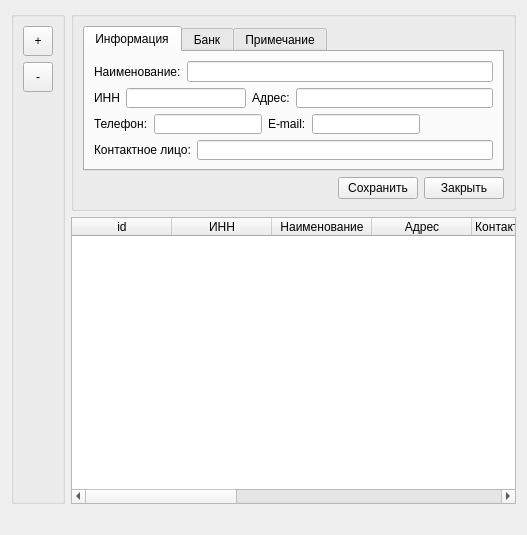
<?xml version="1.0" encoding="UTF-8"?>
<ui version="4.0">
 <class>firms</class>
 <widget class="QWidget" name="firms">
  <property name="geometry">
   <rect>
    <x>0</x>
    <y>0</y>
    <width>527</width>
    <height>535</height>
   </rect>
  </property>
  <property name="windowTitle">
   <string>Form</string>
  </property>
  <layout class="QGridLayout" name="gridLayout_6">
   <item row="0" column="1">
    <widget class="QGroupBox" name="groupBox_form">
     <property name="minimumSize">
      <size>
       <width>0</width>
       <height>200</height>
      </size>
     </property>
     <property name="maximumSize">
      <size>
       <width>16777215</width>
       <height>200</height>
      </size>
     </property>
     <property name="title">
      <string/>
     </property>
     <layout class="QGridLayout" name="gridLayout_4">
      <item row="0" column="0" colspan="3">
       <widget class="QTabWidget" name="tabWidget">
        <property name="currentIndex">
         <number>0</number>
        </property>
        <widget class="QWidget" name="tab">
         <attribute name="title">
          <string>Информация</string>
         </attribute>
         <layout class="QGridLayout" name="gridLayout">
          <item row="0" column="0">
           <layout class="QHBoxLayout" name="horizontalLayout">
            <item>
             <widget class="QLabel" name="label">
              <property name="text">
               <string>Наименование:</string>
              </property>
             </widget>
            </item>
            <item>
             <widget class="QLineEdit" name="lineEdit_name"/>
            </item>
           </layout>
          </item>
          <item row="1" column="0">
           <layout class="QHBoxLayout" name="horizontalLayout_2">
            <item>
             <widget class="QLabel" name="label_7">
              <property name="text">
               <string>ИНН</string>
              </property>
             </widget>
            </item>
            <item>
             <widget class="QLineEdit" name="lineEdit_inn">
              <property name="maximumSize">
               <size>
                <width>120</width>
                <height>16777215</height>
               </size>
              </property>
              <property name="text">
               <string/>
              </property>
             </widget>
            </item>
            <item>
             <widget class="QLabel" name="label_2">
              <property name="text">
               <string>Адрес:</string>
              </property>
             </widget>
            </item>
            <item>
             <widget class="QLineEdit" name="lineEdit_address"/>
            </item>
           </layout>
          </item>
          <item row="2" column="0">
           <layout class="QHBoxLayout" name="horizontalLayout_3">
            <item>
             <widget class="QLabel" name="label_3">
              <property name="text">
               <string>Телефон:</string>
              </property>
             </widget>
            </item>
            <item>
             <widget class="QLineEdit" name="lineEdit_phone"/>
            </item>
            <item>
             <widget class="QLabel" name="label_4">
              <property name="text">
               <string>E-mail:</string>
              </property>
             </widget>
            </item>
            <item>
             <widget class="QLineEdit" name="lineEdit_mail"/>
            </item>
            <item>
             <spacer name="horizontalSpacer">
              <property name="orientation">
               <enum>Qt::Horizontal</enum>
              </property>
              <property name="sizeHint" stdset="0">
               <size>
                <width>40</width>
                <height>20</height>
               </size>
              </property>
             </spacer>
            </item>
           </layout>
          </item>
          <item row="3" column="0">
           <layout class="QHBoxLayout" name="horizontalLayout_4">
            <item>
             <widget class="QLabel" name="label_9">
              <property name="text">
               <string>Контактное лицо:</string>
              </property>
             </widget>
            </item>
            <item>
             <widget class="QLineEdit" name="lineEdit_face"/>
            </item>
           </layout>
          </item>
         </layout>
         <zorder>label</zorder>
         <zorder>lineEdit_name</zorder>
         <zorder></zorder>
         <zorder></zorder>
         <zorder></zorder>
         <zorder></zorder>
        </widget>
        <widget class="QWidget" name="tab_2">
         <attribute name="title">
          <string>Банк</string>
         </attribute>
         <layout class="QGridLayout" name="gridLayout_2">
          <item row="0" column="0">
           <layout class="QHBoxLayout" name="horizontalLayout_6">
            <item>
             <widget class="QLabel" name="label_5">
              <property name="text">
               <string>Наименование:</string>
              </property>
             </widget>
            </item>
            <item>
             <widget class="QLineEdit" name="lineEdit_bank"/>
            </item>
           </layout>
          </item>
          <item row="1" column="0">
           <layout class="QHBoxLayout" name="horizontalLayout_8">
            <item>
             <widget class="QLabel" name="label_6">
              <property name="text">
               <string>Текущий счет:</string>
              </property>
             </widget>
            </item>
            <item>
             <widget class="QLineEdit" name="lineEdit_rs"/>
            </item>
            <item>
             <spacer name="horizontalSpacer_3">
              <property name="orientation">
               <enum>Qt::Horizontal</enum>
              </property>
              <property name="sizeHint" stdset="0">
               <size>
                <width>40</width>
                <height>20</height>
               </size>
              </property>
             </spacer>
            </item>
           </layout>
          </item>
          <item row="2" column="0">
           <layout class="QHBoxLayout" name="horizontalLayout_7">
            <item>
             <widget class="QLabel" name="label_8">
              <property name="text">
               <string>ОКПО</string>
              </property>
             </widget>
            </item>
            <item>
             <widget class="QLineEdit" name="lineEdit_okpo"/>
            </item>
            <item>
             <spacer name="horizontalSpacer_4">
              <property name="orientation">
               <enum>Qt::Horizontal</enum>
              </property>
              <property name="sizeHint" stdset="0">
               <size>
                <width>40</width>
                <height>20</height>
               </size>
              </property>
             </spacer>
            </item>
           </layout>
          </item>
          <item row="3" column="0">
           <spacer name="verticalSpacer">
            <property name="orientation">
             <enum>Qt::Vertical</enum>
            </property>
            <property name="sizeHint" stdset="0">
             <size>
              <width>20</width>
              <height>40</height>
             </size>
            </property>
           </spacer>
          </item>
         </layout>
        </widget>
        <widget class="QWidget" name="tab_3">
         <attribute name="title">
          <string>Примечание</string>
         </attribute>
         <layout class="QGridLayout" name="gridLayout_3">
          <item row="0" column="0">
           <widget class="QTextEdit" name="textEdit_note"/>
          </item>
         </layout>
        </widget>
       </widget>
      </item>
      <item row="1" column="0">
       <spacer name="horizontalSpacer_2">
        <property name="orientation">
         <enum>Qt::Horizontal</enum>
        </property>
        <property name="sizeHint" stdset="0">
         <size>
          <width>268</width>
          <height>20</height>
         </size>
        </property>
       </spacer>
      </item>
      <item row="1" column="1">
       <widget class="QPushButton" name="pushButton_save">
        <property name="text">
         <string>Сохранить</string>
        </property>
       </widget>
      </item>
      <item row="1" column="2">
       <widget class="QPushButton" name="pushButton_close">
        <property name="text">
         <string>Закрыть</string>
        </property>
       </widget>
      </item>
     </layout>
    </widget>
   </item>
   <item row="1" column="1">
    <widget class="QTableWidget" name="tableWidget_firms">
     <column>
      <property name="text">
       <string>id</string>
      </property>
     </column>
     <column>
      <property name="text">
       <string>ИНН</string>
      </property>
     </column>
     <column>
      <property name="text">
       <string>Наименование</string>
      </property>
     </column>
     <column>
      <property name="text">
       <string>Адрес</string>
      </property>
     </column>
     <column>
      <property name="text">
       <string>Контактное лицо</string>
      </property>
     </column>
     <column>
      <property name="text">
       <string>Телефон</string>
      </property>
     </column>
     <column>
      <property name="text">
       <string>E-mail</string>
      </property>
     </column>
     <column>
      <property name="text">
       <string>Банк</string>
      </property>
     </column>
     <column>
      <property name="text">
       <string>Счет</string>
      </property>
     </column>
     <column>
      <property name="text">
       <string>ОКПО</string>
      </property>
     </column>
     <column>
      <property name="text">
       <string>с</string>
      </property>
     </column>
    </widget>
   </item>
   <item row="2" column="0" colspan="2">
    <widget class="QLabel" name="label_status">
     <property name="font">
      <font>
       <weight>75</weight>
       <bold>true</bold>
      </font>
     </property>
     <property name="text">
      <string/>
     </property>
     <property name="alignment">
      <set>Qt::AlignRight|Qt::AlignTrailing|Qt::AlignVCenter</set>
     </property>
     <property name="wordWrap">
      <bool>true</bool>
     </property>
    </widget>
   </item>
   <item row="0" column="0" rowspan="2">
    <widget class="QGroupBox" name="groupBox_menu">
     <property name="title">
      <string/>
     </property>
     <layout class="QGridLayout" name="gridLayout_5">
      <item row="0" column="0">
       <widget class="QToolButton" name="toolButton_add">
        <property name="minimumSize">
         <size>
          <width>30</width>
          <height>30</height>
         </size>
        </property>
        <property name="maximumSize">
         <size>
          <width>30</width>
          <height>30</height>
         </size>
        </property>
        <property name="text">
         <string>+</string>
        </property>
       </widget>
      </item>
      <item row="1" column="0">
       <widget class="QToolButton" name="toolButton_del">
        <property name="minimumSize">
         <size>
          <width>30</width>
          <height>30</height>
         </size>
        </property>
        <property name="maximumSize">
         <size>
          <width>30</width>
          <height>30</height>
         </size>
        </property>
        <property name="text">
         <string>-</string>
        </property>
       </widget>
      </item>
      <item row="2" column="0">
       <spacer name="verticalSpacer_2">
        <property name="orientation">
         <enum>Qt::Vertical</enum>
        </property>
        <property name="sizeHint" stdset="0">
         <size>
          <width>20</width>
          <height>403</height>
         </size>
        </property>
       </spacer>
      </item>
     </layout>
    </widget>
   </item>
  </layout>
 </widget>
 <resources/>
 <connections/>
</ui>
